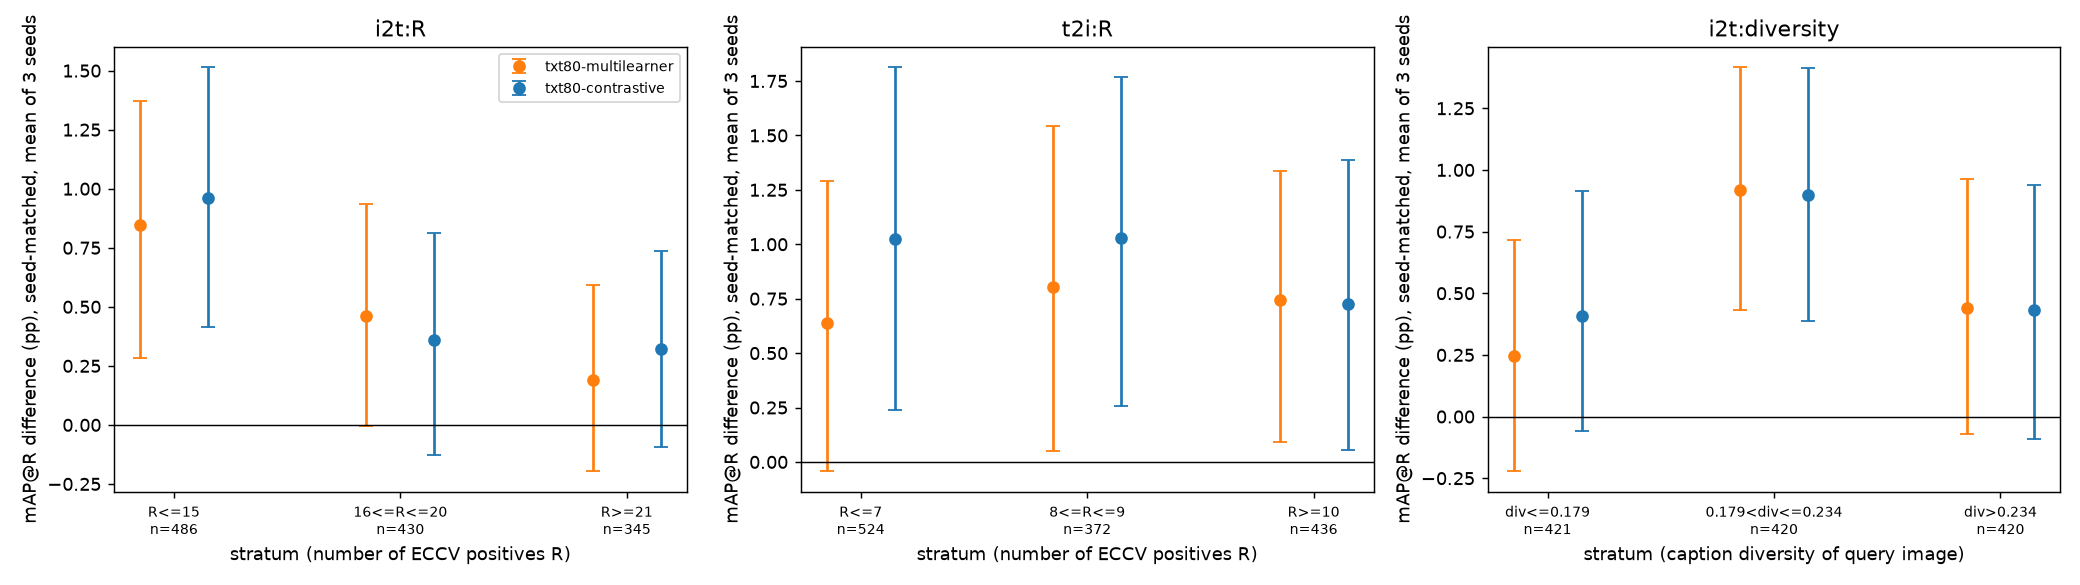

Here is the Python script that generated this plot:
"""Per-query ECCV Caption mAP@R, stratified by query multiplicity (R) and caption diversity.

Reuses mmae.engine.eccv for the id mapping and the eccv_caption package for the ground truth. Caption order:
caption_emb.reshape(N*K, D) is image-major, caption index i*5+j = caption j of test image i (encode_retrieval_set
returns (N, K, D) in dataset order; diagnose.py saved it flattened).
Run: OMP_NUM_THREADS=8 MKL_NUM_THREADS=8 python tests/20261003_ml_improve/stratified_eccv.py
"""
import json
import sys
from pathlib import Path

import matplotlib
matplotlib.use("Agg")
import matplotlib.pyplot as plt  # noqa: E402
import numpy as np  # noqa: E402
import torch  # noqa: E402
from eccv_caption import Metrics  # noqa: E402

ROOT = Path(__file__).resolve().parents[2]
sys.path.insert(0, str(ROOT))
from mmae.data.coco import retrieval_items  # noqa: E402
from mmae.engine.eccv import CAPTIONS_FILE, check_ids, map_coco_ids  # noqa: E402

ANN = Path("/data/SSD/coco/annotations")
EMB = ROOT / "res/coco/diagnostics/stage2/embeddings"
RUNS = ROOT / "res/coco/multimae/ml_improve"
OUT = Path(__file__).resolve().parent
ARMS = ["s2_contrastive", "s2_multilearner", "s2_txt80", "s2_mae0"]
COMPARES = [("s2_txt80", "s2_multilearner"), ("s2_txt80", "s2_contrastive"), ("s2_mae0", "s2_multilearner")]
NB, K = 2000, 5
rng = np.random.default_rng(0)

items = retrieval_items(ANN, "test")
image_ids, caption_ids = map_coco_ids(items, ANN / CAPTIONS_FILE)
metrics = Metrics()
check_ids(image_ids, caption_ids, metrics)
flat_cap = caption_ids.reshape(-1)
img_index = {int(i): n for n, i in enumerate(image_ids)}
cap_index = {int(c): n for n, c in enumerate(flat_cap)}

# queries and positives exactly as the package scores them (set of gt ids, R = its size)
Q = {}
for d, qmap, pmap in (("i2t", img_index, cap_index), ("t2i", cap_index, img_index)):
    qs = sorted(metrics.eccv_gts[d])
    Q[d] = {
        "q": np.array([qmap[int(q)] for q in qs]),
        "pos": [np.array(sorted(pmap[int(p)] for p in set(metrics.eccv_gts[d][q]) if int(p) in pmap)) for q in qs],
    }
    # R counts every positive the package lists; 2 i2t positives (of 22,550) are captions outside our 25k and
    # can never be retrieved, they stay in R like in the package
    Q[d]["R"] = np.array([len(set(metrics.eccv_gts[d][q])) for q in qs])
    print(d, "queries", len(qs), "R range", Q[d]["R"].min(), Q[d]["R"].max())


def per_query_ap(image, caption, d):
    """AP@R per query exactly as eccv_caption.compute_eccv_metrics (stable descending sort, ties by index)."""
    image = torch.nn.functional.normalize(image.float(), dim=-1)
    caption = torch.nn.functional.normalize(caption.float().reshape(-1, caption.shape[-1]), dim=-1)  # (N,5,D) -> image-major (N*5,D)
    qe, ce = (image, caption) if d == "i2t" else (caption, image)
    q, pos, R = Q[d]["q"], Q[d]["pos"], Q[d]["R"]
    depth = int(R.max())
    out = np.zeros(len(q))
    for s in range(0, len(q), 256):
        sc = qe[q[s:s + 256]] @ ce.T
        top = torch.sort(sc, dim=1, descending=True, stable=True).indices[:, :depth].numpy()
        for j in range(top.shape[0]):
            r = R[s + j]
            rel = np.isin(top[j, :r], pos[s + j]).astype(float)
            out[s + j] = (np.cumsum(rel) / np.arange(1, r + 1) * rel).sum() / r
    return out


# ---------- load embeddings, per-query AP
AP, SEED, REPORTED = {}, {}, {}
zs = torch.load(EMB / "zeroshot.pt")
AP["zeroshot"] = {d: per_query_ap(zs["image"], zs["caption"], d) for d in Q}
for f in sorted(EMB.glob("2026*.pt")):
    e = torch.load(f)
    AP[f.stem] = {d: per_query_ap(e["image"], e["caption"], d) for d in Q}
    SEED[f.stem] = int(e["seed"])
    r = json.load(open(RUNS / f.stem / "run.json"))["results"]["test"]
    REPORTED[f.stem] = {d: r[f"test/eccv/{d}_map_at_r"] for d in Q} | {"avg": r["test/eccv/map_at_r"]}

# ---------- validation
print("\nVALIDATION (percent; ours vs run.json)")
print("run | seed | i2t ours/rep | t2i ours/rep | avg ours/rep | max abs diff")
val_rows, ok = [], True
for name in sorted(SEED):
    o = {d: 100 * AP[name][d].mean() for d in Q}
    o["avg"] = (o["i2t"] + o["t2i"]) / 2
    diff = max(abs(o[k] - REPORTED[name][k]) for k in o)
    ok &= diff <= 0.05
    val_rows.append({"run": name, "seed": SEED[name], "ours": o, "reported": REPORTED[name], "max_abs_diff": diff})
    print(f"{name} | {SEED[name]} | {o['i2t']:.2f}/{REPORTED[name]['i2t']:.2f} | {o['t2i']:.2f}/{REPORTED[name]['t2i']:.2f} | "
          f"{o['avg']:.2f}/{REPORTED[name]['avg']:.2f} | {diff:.3f}")
zo = {d: 100 * AP["zeroshot"][d].mean() for d in Q}
print(f"zeroshot ours: i2t {zo['i2t']:.2f} t2i {zo['t2i']:.2f} avg {(zo['i2t'] + zo['t2i']) / 2:.2f}")
if not ok:
    sys.exit("VALIDATION FAILED (diff > 0.05)")
print("VALIDATION PASSED")

# ---------- arm x seed arrays
by_arm = {a: {} for a in ARMS}
for name, s in SEED.items():
    by_arm[name.split("_", 2)[2]][s] = AP[name]
seeds = sorted(by_arm[ARMS[0]])
assert all(sorted(by_arm[a]) == seeds for a in ARMS), by_arm.keys()
arm_ap = {a: {d: np.stack([by_arm[a][s][d] for s in seeds]) for d in Q} for a in ARMS}  # (S, nq) fraction


def pair_diff(a, b, d):
    return 100 * (arm_ap[a][d] - arm_ap[b][d])  # (S, nq), seed-matched


# ---------- strata
def tertile_labels(x, cuts):
    return np.digitize(x, cuts, right=True)  # 0: <=c1, 1: <=c2, 2: >c2


strat = {}
for d in Q:
    R = Q[d]["R"]
    c = np.quantile(R, [1 / 3, 2 / 3], method="lower")
    lab = tertile_labels(R, c)
    names = [f"R<={c[0]}", f"{c[0] + 1}<=R<={c[1]}", f"R>={c[1] + 1}"]
    strat[f"{d}:R"] = (lab, names, R.astype(float))
# diversity of the query image's 5 captions under zero-shot caption embeddings (i2t only)
cz = torch.nn.functional.normalize(zs["caption"].float(), dim=-1).reshape(len(image_ids), K, -1)
sim = cz @ cz.transpose(1, 2)
div_all = (1 - (sim.sum((1, 2)) - sim.diagonal(dim1=1, dim2=2).sum(1)) / (K * (K - 1))).numpy()
div = div_all[Q["i2t"]["q"]]
dc = np.quantile(div, [1 / 3, 2 / 3])
dl = tertile_labels(div, dc)
strat["i2t:diversity"] = (dl, [f"div<={dc[0]:.3f}", f"{dc[0]:.3f}<div<={dc[1]:.3f}", f"div>{dc[1]:.3f}"], div)
print("\nstrata counts:")
for k, (lab, names, _) in strat.items():
    print(k, [(n, int((lab == i).sum())) for i, n in enumerate(names)])
print("corr(R, diversity) i2t:", np.corrcoef(Q["i2t"]["R"], div)[0, 1])

# ---------- bootstrap
def boot_indices(n):
    return rng.integers(0, n, size=(NB, n))


BI = {d: boot_indices(len(Q[d]["R"])) for d in Q}


def stat_set(vals, lab, x, idx=None):
    """vals: per-query seed-averaged quantity (nq,). Returns tertile means, hi-lo, slope on x."""
    if idx is not None:
        vals, lab, x = vals[idx], lab[idx], x[idx]
    m = [vals[lab == i].mean() for i in range(3)]
    xc = x - x.mean()
    slope = (xc * (vals - vals.mean())).sum() / (xc ** 2).sum()
    return m, m[2] - m[0], slope


def ci(a):
    return [float(np.percentile(a, 2.5)), float(np.percentile(a, 97.5))]


def analyse(vals_seeds, d, key):
    """vals_seeds (S, nq) percent diffs (or APs). Seed-average first, then stratify."""
    lab, names, x = strat[key]
    v = vals_seeds.mean(0)
    m, inter, slope = stat_set(v, lab, x)
    bm, bi, bs = [], [], []
    for idx in BI[d]:
        a, b, c = stat_set(v, lab, x, idx)
        bm.append(a); bi.append(b); bs.append(c)
    bm = np.array(bm)
    per_seed = [stat_set(vals_seeds[s], lab, x) for s in range(len(seeds))]
    return {
        "strata": names, "n": [int((lab == i).sum()) for i in range(3)],
        "mean": [float(z) for z in m], "mean_ci": [ci(bm[:, i]) for i in range(3)],
        "overall": float(v.mean()), "overall_ci": ci(v[BI[d]].mean(1)),
        "high_minus_low": float(inter), "high_minus_low_ci": ci(bi),
        "slope_per_unit": float(slope), "slope_ci": ci(bs),
        "per_seed_high_minus_low": [float(p[1]) for p in per_seed],
        "per_seed_slope": [float(p[2]) for p in per_seed],
        "per_seed_strata_means": [[float(z) for z in p[0]] for p in per_seed],
    }


results = {"validation": val_rows, "zeroshot_percent": zo, "seeds": seeds, "n_bootstrap": NB,
           "strata_defs": {k: v[1] for k, v in strat.items()}, "arms": {}, "diffs": {}}
for key in strat:
    d = key.split(":")[0]
    results["arms"][key] = {a: analyse(100 * arm_ap[a][d], d, key) for a in ARMS}
    results["diffs"][key] = {f"{a}-{b}": analyse(pair_diff(a, b, d), d, key) for a, b in COMPARES}

json.dump(results, open(OUT / "stratified_eccv_results.json", "w"), indent=1)

# ---------- markdown summary
print("\n## Mean AP@R (percent, seed-averaged) per stratum")
for key, arms in results["arms"].items():
    names, n = results["strata_defs"][key], arms[ARMS[0]]["n"]
    print(f"\n{key}\n| arm | " + " | ".join(f"{nm} (n={c})" for nm, c in zip(names, n)) + " | all |\n|---|---|---|---|---|")
    for a in ARMS:
        print(f"| {a} | " + " | ".join(f"{z:.2f}" for z in arms[a]["mean"]) + f" | {arms[a]['overall']:.2f} |")
print("\n## Seed-matched differences (percentage points), 95% bootstrap CI over queries")
for key, ds in results["diffs"].items():
    names = results["strata_defs"][key]
    print(f"\n{key}\n| diff | " + " | ".join(names) + " | all | high-low | slope per unit | per-seed high-low |\n|---|---|---|---|---|---|---|---|")
    for pair, r in ds.items():
        cells = [f"{m:+.2f} [{c[0]:+.2f},{c[1]:+.2f}]" for m, c in zip(r["mean"], r["mean_ci"])]
        print(f"| {pair} | " + " | ".join(cells) + f" | {r['overall']:+.2f} [{r['overall_ci'][0]:+.2f},{r['overall_ci'][1]:+.2f}] | "
              f"{r['high_minus_low']:+.2f} [{r['high_minus_low_ci'][0]:+.2f},{r['high_minus_low_ci'][1]:+.2f}] | "
              f"{r['slope_per_unit']:+.3f} [{r['slope_ci'][0]:+.3f},{r['slope_ci'][1]:+.3f}] | "
              + ", ".join(f"{z:+.2f}" for z in r["per_seed_high_minus_low"]) + " |")

# ---------- figure
keys = list(strat)
fig, axes = plt.subplots(1, 3, figsize=(16, 4.5))
for ax, key in zip(axes, keys):
    names, n = results["strata_defs"][key], results["diffs"][key][f"{COMPARES[0][0]}-{COMPARES[0][1]}"]["n"]
    for off, (pair, col) in zip((-0.15, 0.15), (("s2_txt80-s2_multilearner", "tab:orange"), ("s2_txt80-s2_contrastive", "tab:blue"))):
        r = results["diffs"][key][pair]
        m = np.array(r["mean"]); c = np.array(r["mean_ci"])
        ax.errorbar(np.arange(3) + off, m, yerr=[m - c[:, 0], c[:, 1] - m], fmt="o", capsize=4, color=col, label=pair.replace("s2_", ""))
    ax.axhline(0, color="k", lw=0.8)
    ax.set_xticks(range(3)); ax.set_xticklabels([f"{nm}\nn={c}" for nm, c in zip(names, n)], fontsize=8)
    ax.set_title(key); ax.set_ylabel("mAP@R difference (pp), seed-matched, mean of 3 seeds")
    ax.set_xlabel("stratum (" + ("number of ECCV positives R" if key.endswith("R") else "caption diversity of query image") + ")")
axes[0].legend(fontsize=8)
fig.tight_layout(); fig.savefig(OUT / "stratified_eccv.png", dpi=130)
